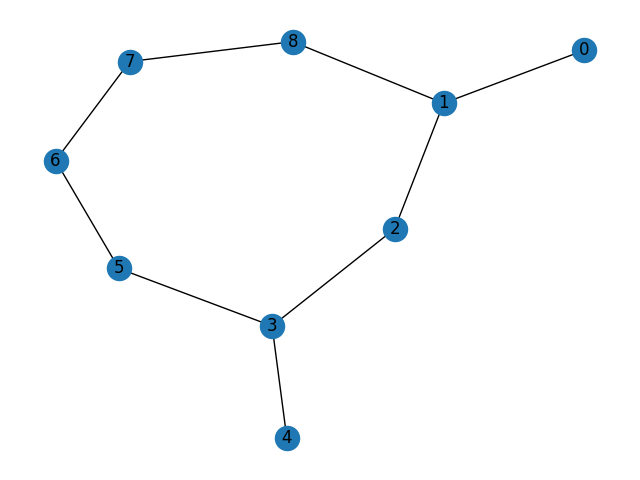

Here is the Python script that generated this plot:
﻿# -*- coding: utf-8 -*-

import pysmiles
import networkx as nx
from matplotlib import pyplot as plt

# 例如一个 SMILES 字符串
smiles = 'CC1CC(C)OCCO1'  
mol = pysmiles.read_smiles(smiles)
mol_with_H = pysmiles.read_smiles(smiles, explicit_hydrogen=True)
print(mol_with_H.nodes(data='element'))
# 将 SMILES 转换为 NetworkX 图
mol_graph = pysmiles.read_smiles(smiles)

# 输出节点和边的信息
print("Nodes (Atoms):", mol_graph.nodes(data=True))
print("Edges (Bonds):", mol_graph.edges(data=True))

# 可视化分子图
nx.draw(mol_graph, with_labels=True)
plt.savefig('test.png')
